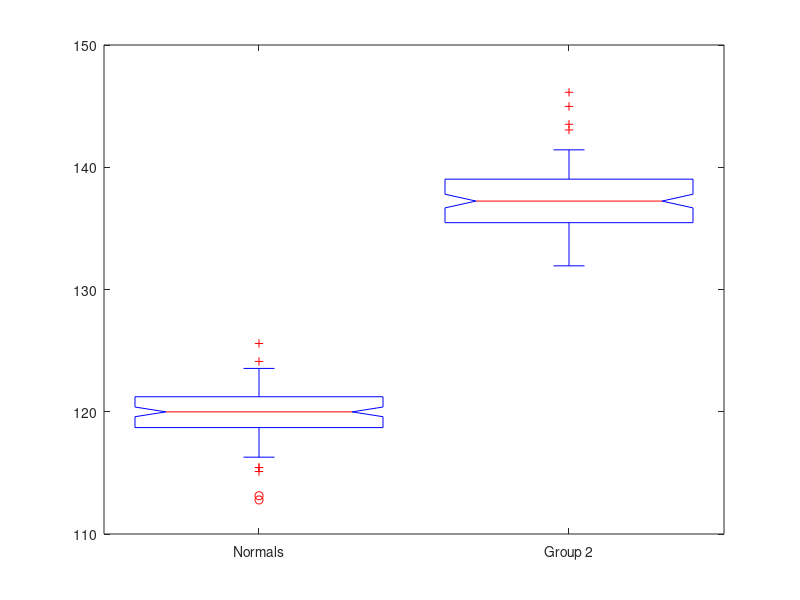
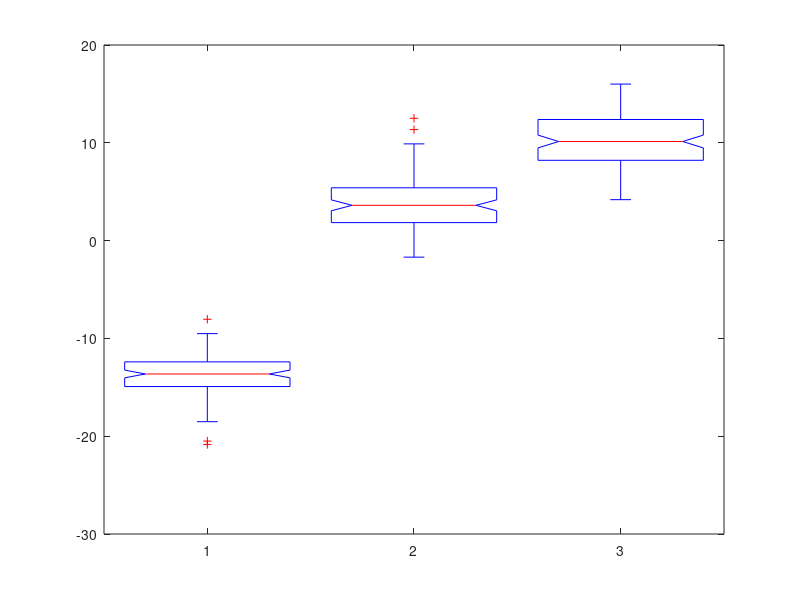
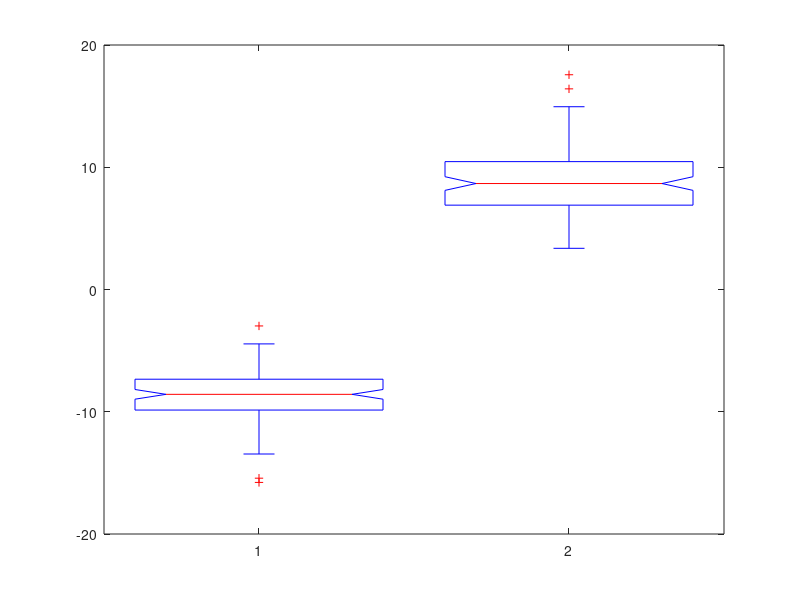

MATLAB code to generate these figures, in order:
clc;
clear all;
close all;

load ALLDATA

D1 = CTLPress;
D2 = ObesDat;
D3 = ObsSmokeDat;

%load ObsPostMed
D4 = ObsPostMed;


%% Testing Systolic Blood Pressure in CO using t-distribution: 
mCTL = mean(D1)
sCTL = var(D1)

[h,p] = ttest(D1,120,'Tail','right') %There is a 78.7% probability that the
% difference we found between 120 is just by chance. 

% Let's try this manually just for this first question: 
t_stat = (mCTL-120)/(sCTL/sqrt(100))

alpha = .95; %critical alpha
nu = 120-1; %degrees of freedom
x = tinv(alpha,nu)

%% Testing Obese vs. CTL Subjects
% Do normal and obese people have the same variance? 
[hv,pv] = vartest2(D1,D2)

% Perform the t-test depepnding on what you found in the F-test
if hv == 1
    [h,pttest2] = ttest2(D1,D2,'Vartype','unequal')
else
    [h,pttest2] = ttest2(D1,D2)
end
boxplot([D1',D2'],'Notch','on','Labels',{'Normals','Group 2'},'Whisker',1)

%% Testing Sildenafil on Group2 
% Since we are comparing the same group at different time points, we will
% run the ttest command. Since the ttest command is generally used for a
% one-sample t-test, when you put in two samples, Matlab considers this a
% paired t-test. So, we are going to do a paired t-test for comparing the
% obesity group before and after Sildenafil. 
TMP = horzcat(D2',D4');
figure, hist(TMP)
% hold on
% hist(D4)
[h,p] = ttest(D2,D4)
[h2,p2] = ttest(D2-D4,0) %same thing as above!!!
clear TMP

%% ANOVA Analysis
%% 1-way ANOVA We want to compare the mean systolic blood pressure between D1, D2, and
% D3
TMP = horzcat(D1',D2',D3');
[pANOVA,tblANOVA,statsANOVA] = anova1(TMP)
multcompare(statsANOVA); %Takes the stats output from anova1 analysis
clear TMP

%% 1-way ANOVA What if you used ANOVA to compare only two groups? 
TMP = horzcat(D1',D2');
[panova_2samples,tbl,stats] = anova1(TMP)
clear TMP

%% 2-way ANOVA - the impact of gender
% We want to see if gender plays a role in the differences that we see
% betwee the 3 groups in 1-way ANOVA.
%The data in D1, D2, and D3 is already organized so that the first 50
%measurements are men and the second 50 are women. 
TMP = horzcat(D1',D2',D3');
[p,tbl,stats] = anova2(TMP,50)
% multcompare(stats); %Takes the stats output from anova1 analysis

